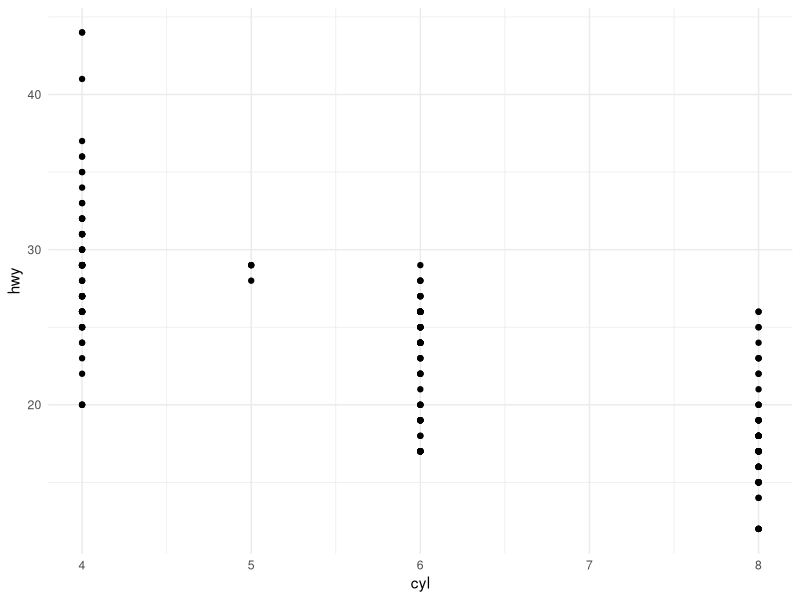
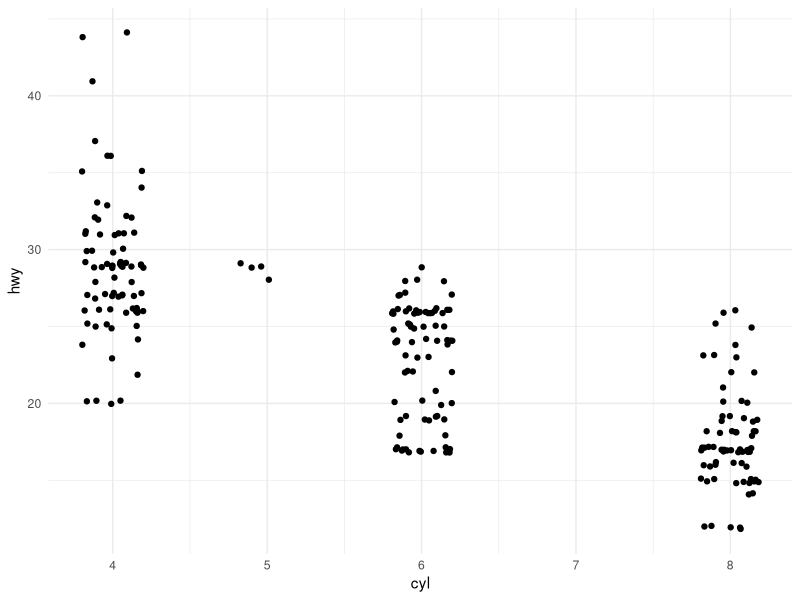
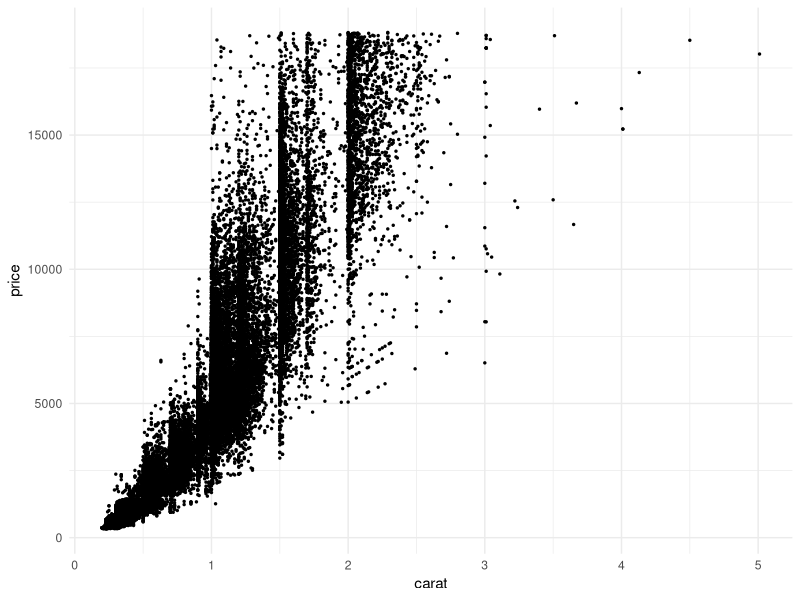
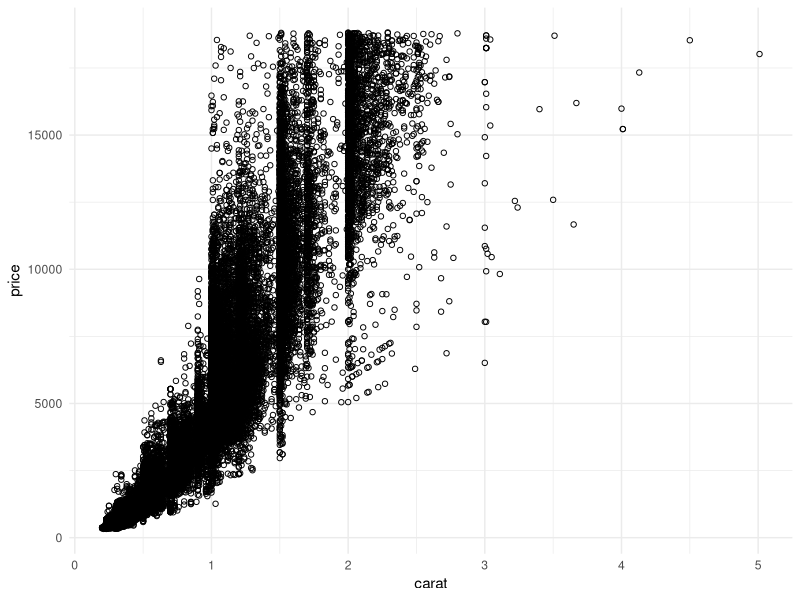
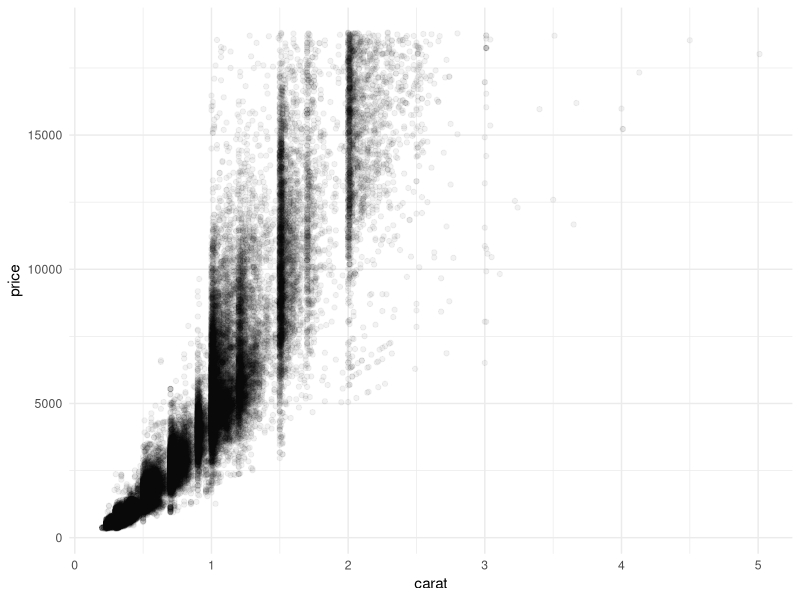
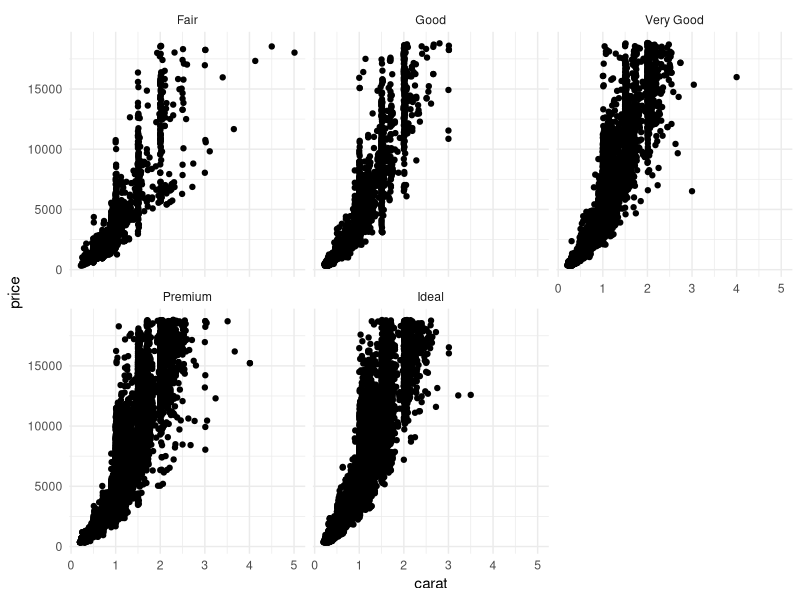
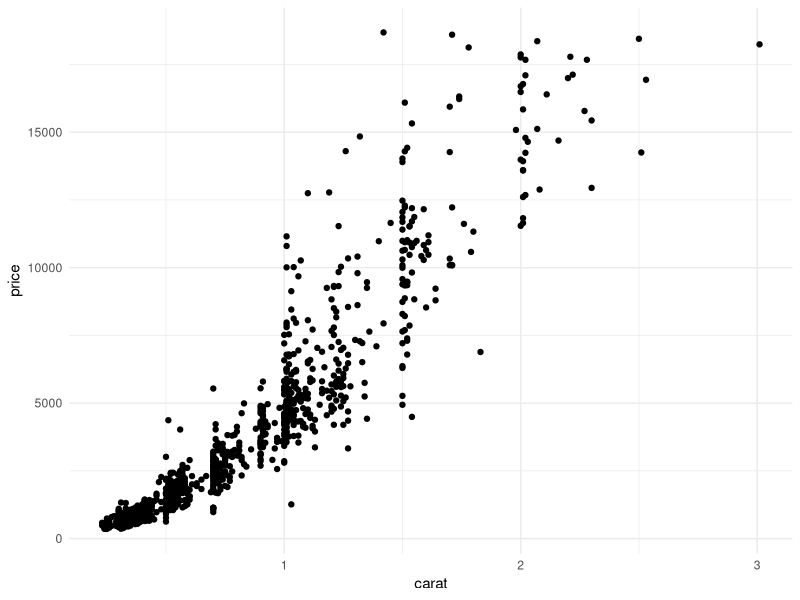
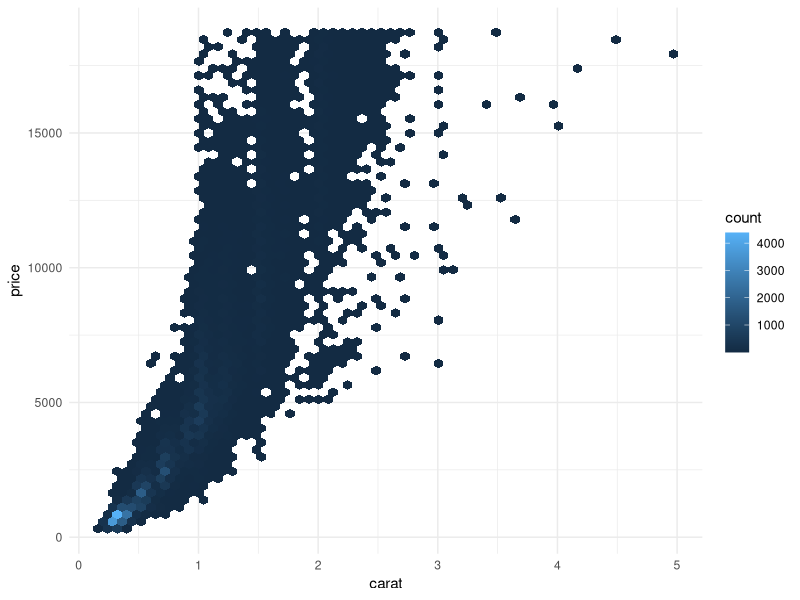

The R script that drew these images, in order:
## ---- chunk 1
library(tidyverse)
theme_set(theme_minimal())

## ---- chunk 2
mpg %>%
  ggplot() +
  geom_point(mapping = aes(x = cyl, y = hwy))

nrow(mpg)

mpg %>%
  ggplot() +
  geom_jitter(
    mapping = aes(x = cyl, y = hwy),
    width = 0.2, 
    height = 0.2
  )

## ---- chunk 3
# size
diamonds %>%
  ggplot(aes(x = carat, y = price)) +
  geom_point(size = 0.5)

# shape
diamonds %>%
  ggplot(aes(x = carat, y = price)) +
  geom_point(shape = 1)

# transparency
diamonds %>%
  ggplot(aes(x = carat, y = price)) +
  geom_point(alpha = 0.05)

# faceting
diamonds %>%
  ggplot(aes(x = carat, y = price)) +
  geom_point() +
  facet_wrap(~ cut)

# sampling
diamonds %>% 
  slice_sample(n = 1000) %>%
  ggplot(aes(x = carat, y = price)) +
  geom_point()

## ---- chunk 4
diamonds %>% 
  ggplot(aes(x = carat, y = price)) +
  geom_hex(bins = 60)

diamonds %>% 
  ggplot(aes(x = carat, y = price)) +
  geom_point(alpha = 0.1) +
  geom_smooth()

## ---- chunk 5
library(GGally)

penguins %>%
  select(-island, -sex, -year) %>%
  drop_na() %>%
  ggparcoord(columns = 2:5, alphaLines = 0.3, groupColumn = 1)

## ---- chunk 6
library(GGally)

mpg %>%
  select(cty, hwy, year, fl, displ) %>%
  ggpairs()

## ---- chunk 7
votes <- read_csv(here::here("data", "votes.csv"))

# select the numeric variables
votes_numeric <- votes %>%
  select_if(is.numeric)

# run PCA
votes_pca <- prcomp(votes_numeric)

# extract the principle components
votes_pcs <- votes_pca %>%
  .$x %>%
  as_tibble()

# combine the pcs to the names and parties
votes_pcs <- bind_cols(
  select(votes, name, party),
  votes_pcs
)

summary(votes_pca)

## ---- chunk 8
votes_pcs %>%
  ggplot() +
  geom_point(aes(x = PC1, y = PC2, color = party))  +
  coord_fixed() +
  labs(
    x = "PC1 (0.63 variation explained)",  
    y = "PC2 (0.05 variation explained)"
  )

## ---- chunk 9
# plot the data
names <- c("Bernie Sanders", "Ted Cruz", "Joe Manchin", "Susan Collins")

ggplot() +
  geom_point(
    data = votes_pcs, aes(PC1, PC2, color = party),
    alpha = 0.5
  ) +
  geom_text(
    data = filter(votes_pcs, name %in% names), 
    aes(PC1, PC2, label = name)
  ) +
  scale_color_manual(values = c("blue", "#228B22", "red")) +
  labs(
    title = "PC1 and PC2 of 114th Senate Votes",
    x = "PC1 (0.63 of Variation)",
    y = "PC2 (0.05 of Variation)"
  ) +
  guides(text = NULL)


